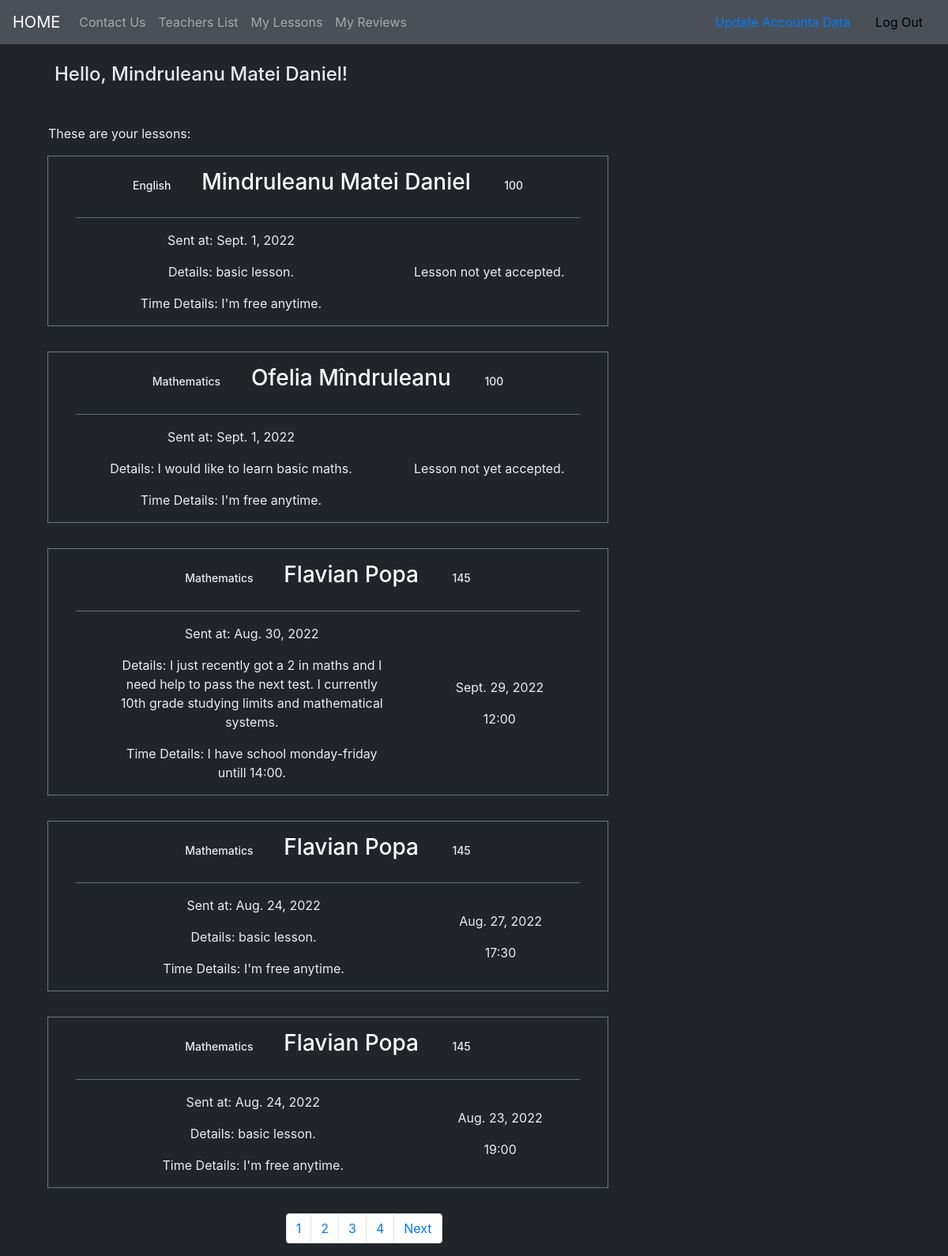
Screenshot of /lessons/s/8/ (signed in) with the database file from the repository.
### accounts/models.py (models this page shows, shortened)
class User(AbstractUser):
    phone_number = models.CharField(max_length=10,blank=False, validators=[phone_number_validator], unique=True)
    email = models.EmailField(unique=True)
    is_student = models.BooleanField(default=False)
    is_teacher = models.BooleanField(default=False)

class Teacher(models.Model):
    user = models.OneToOneField(User, on_delete=models.CASCADE, primary_key=True)
    subject = models.ForeignKey(Subject, on_delete=models.SET_NULL, null=True)
    price = models.IntegerField(default=100)

class Subject(models.Model):
    name = models.CharField(max_length=264)
    def __str__(self):
        return self.name

### lessons/models.py (models this page shows, shortened)
class Lesson(models.Model):
    user = models.ForeignKey(User, on_delete=models.CASCADE)
    teacher = models.ForeignKey(Teacher, on_delete=models.CASCADE, null=True)
    sent_date = models.DateField(auto_now_add=True)
    accepted = models.BooleanField(default=False)
    planned_date = models.DateField(auto_now_add=False, null=True, blank=True)
    planned_time = models.CharField(max_length=164, null=True, blank=True)
    description = models.TextField()
    time_description = models.TextField(default="Sunt liber oricand.")
    class Meta:
        ordering = ["-sent_date"]

### lessons/views.py (the view)
# urls.py: path('s/<int:pk>/', views.StudentLessons.as_view(), name='student_lessons'),
@method_decorator([login_required, student_required], name='dispatch')
class StudentLessons(generic.ListView):
    model = Lesson
    template_name = 'lessons/student_lessons_list.html'
    paginate_by = 5
    def get_queryset(self):
        queryset = super(StudentLessons, self).get_queryset()
        queryset = queryset.filter(user=self.request.user)
        return queryset
    def get_context_data(self,**kwargs):
        context = super().get_context_data(**kwargs)
        context['user'] = self.request.user
        return context

### lessons/templates/lessons/student_lessons_list.html
{% extends "base.html" %}
{% load bootstrap_icons %}
{% block extra_css %}
    {% load static %}
    <link rel="stylesheet" type="text/css" href="{% static 'invicta/css/lessons_and_reviews.css' %}" >
{% endblock %}
{% block content %}
    <h4 class="list-title">Hello, {{user.first_name}} {{user.last_name}}!</h4>
    <p class="list-paragraph">These are your lessons:</p>
    <div class="col-md-8">
        {% for lesson in object_list  %}
            {% include "lessons/_student_lesson.html" %}
        {% endfor %}
        {% include "_pagination.html" %}
    </div>
{% endblock %}

### lessons/templates/lessons/_student_lesson.html (shortened to what this page needs)
{% load bootstrap_icons %}
<div class="lessons_list_div">
    <h3 class="lesson_title">
        <span> {{lesson.teacher.subject}} </span>
        <a class="lessons-a" href="{% url 'profiles:profile_detail' slug=lesson.teacher.profile.slug %}">
            {{ lesson.teacher.user.first_name }} {{ lesson.teacher.user.last_name }}
        </a>
        <span>
            {{lesson.teacher.price}}
        </span>
    </h3>
    <hr class="lesson_hr">
    <div class="lesson_info">
        <div class="student_lesson_left_side">
            <p>
                Sent at: {{ lesson.sent_date }}
            </p>
            <p>
                Details: {{ lesson.description }}
            </p>
            <p>
                Time Details: {{ lesson.time_description }}
            </p>
        </div>
        <div class="student_lesson_right_side">
            {% if lesson.accepted %}
                <p>
                    {{ lesson.planned_date }}
                </p>
                <p>
                    {{ lesson.planned_time }}
                </p>
            {% else %}
                <p>Lesson not yet accepted.</p>
            {% endif %}
        </div>
    </div>
</div>

### static/invicta/css/master.css (style rules this page uses)
body { background-color: #212529; color: #E9ECEF; }

### static/invicta/css/lessons_and_reviews.css (style rules this page uses)
.lessons_list_div { border : 1px solid #6C757D; margin-bottom: 2em; text-align: center; padding-top: 1em; }
.lesson_info { display: flex; justify-content: space-evenly; align-items: center; }
.lesson_title { margin-bottom: 1em; }
a.lessons-a { color: white; text-decoration: none; margin-left: 1.25em; margin-right: 1.25em; }
.lesson_title>span { font-size: 0.5em; }
.student_lesson_left_side>p { text-align: center; align-items: center; }
.student_lesson_left_side { width: 50%; align-items: center; text-align: center; }
.list-title { margin: 1em 1em 2em 1em; }
.list-paragraph { font-size: 1em; margin-left: 1em; }
.lesson_hr { background-color: #6C757D; width: 90%; }

### rows the page displays
User: first_name "Mindruleanu", last_name "Matei Daniel"
Lesson: teacher.subject "English", teacher.user.first_name "Mindruleanu", teacher.user.last_name "Matei Daniel", teacher.price "100", sent_date "Sept. 1, 2022", description "basic lesson.", time_description "I'm free anytime.", accepted "Lesson not yet accepted."
Lesson: teacher.subject "Mathematics", teacher.user.first_name "Ofelia", teacher.user.last_name "Mîndruleanu", teacher.price "100", sent_date "Sept. 1, 2022", description "I would like to learn basic maths.", time_description "I'm free anytime.", accepted "Lesson not yet accepted."
Lesson: teacher.subject "Mathematics", teacher.user.first_name "Flavian", teacher.user.last_name "Popa", teacher.price "145", sent_date "Aug. 30, 2022", description "I just recently got a 2 in maths and I need help to pass the next test. I currently 10th grade studying limits and mathematical systems.", time_description "I have school monday-friday untill 14:00.", planned_date "Sept. 29, 2022", planned_time "12:00"
Lesson: teacher.subject "Mathematics", teacher.user.first_name "Flavian", teacher.user.last_name "Popa", teacher.price "145", sent_date "Aug. 24, 2022", description "basic lesson.", time_description "I'm free anytime.", planned_date "Aug. 27, 2022", planned_time "17:30"
Lesson: teacher.subject "Mathematics", teacher.user.first_name "Flavian", teacher.user.last_name "Popa", teacher.price "145", sent_date "Aug. 24, 2022", description "basic lesson.", time_description "I'm free anytime.", planned_date "Aug. 23, 2022", planned_time "19:00"

### other values shown
{{ number }} "1" "2" "3" "4"
